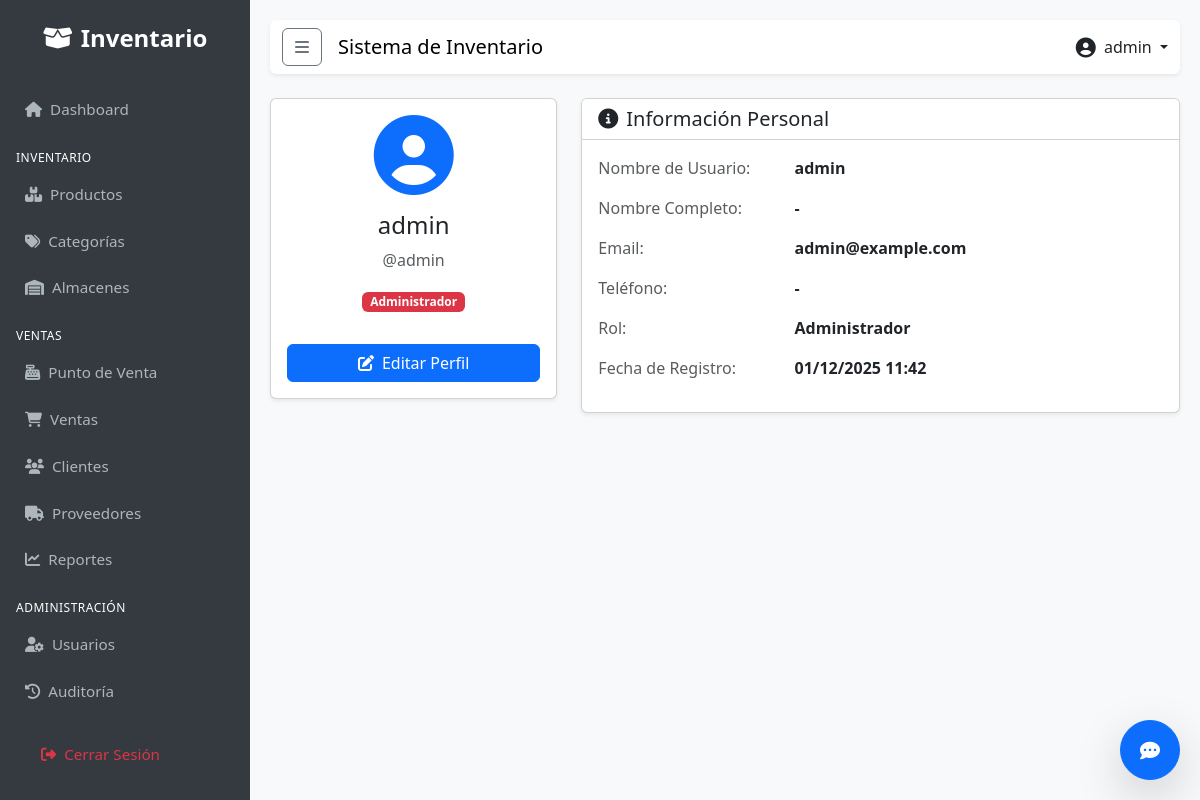
/users/profile/ (signed in), run on the app's committed database.
### apps/users/models.py (models this page shows, shortened)
class User(AbstractUser):
    class Role(models.TextChoices):
        ADMIN = 'ADMIN', _('Administrador')
        SELLER = 'SELLER', _('Vendedor')
        WAREHOUSE = 'WAREHOUSE', _('Almacenista')
    role = models.CharField(
        max_length=50,
        choices=Role.choices,
        default=Role.SELLER,
        verbose_name=_('Rol')
    )
    phone = models.CharField(max_length=20, blank=True, null=True, verbose_name=_('Teléfono'))
    class Meta:
        verbose_name = _('Usuario')
        verbose_name_plural = _('Usuarios')

### apps/users/views.py (the view)
# urls.py: path('profile/', ProfileView.as_view(), name='profile'),
class ProfileView(LoginRequiredMixin, TemplateView):
    template_name = 'users/profile.html'

### templates/users/profile.html (shortened to what this page needs)
{% extends 'base.html' %}
{% block content %}
<div class="row">
    <div class="col-md-4">
        <div class="card shadow-sm">
            <div class="card-body text-center">
                <div class="mb-3">
                    <i class="fas fa-user-circle fa-5x text-primary"></i>
                </div>
                <h4>{{ request.user.get_full_name|default:request.user.username }}</h4>
                <p class="text-muted">@{{ request.user.username }}</p>
                <span
                    class="badge {% if request.user.role == 'ADMIN' %}bg-danger{% elif request.user.role == 'SELLER' %}bg-primary{% else %}bg-info{% endif %} mb-3">
                    {{ request.user.get_role_display }}
                </span>
                <div class="d-grid gap-2 mt-3">
                    <a href="{% url 'users:profile_edit' %}" class="btn btn-primary">
                        <i class="fas fa-edit me-2"></i>Editar Perfil
                    </a>
                </div>
            </div>
        </div>
    </div>
    <div class="col-md-8">
        <div class="card shadow-sm">
            <div class="card-header bg-white">
                <h5 class="mb-0"><i class="fas fa-info-circle me-2"></i>Información Personal</h5>
            </div>
            <div class="card-body">
                <div class="row mb-3">
                    <div class="col-md-4 text-muted">Nombre de Usuario:</div>
                    <div class="col-md-8"><strong>{{ request.user.username }}</strong></div>
                </div>
                <div class="row mb-3">
                    <div class="col-md-4 text-muted">Nombre Completo:</div>
                    <div class="col-md-8"><strong>{{ request.user.get_full_name|default:"-" }}</strong></div>
                </div>
                <div class="row mb-3">
                    <div class="col-md-4 text-muted">Email:</div>
                    <div class="col-md-8"><strong>{{ request.user.email|default:"-" }}</strong></div>
                </div>
                <div class="row mb-3">
                    <div class="col-md-4 text-muted">Teléfono:</div>
                    <div class="col-md-8"><strong>{{ request.user.phone|default:"-" }}</strong></div>
                </div>
                <div class="row mb-3">
                    <div class="col-md-4 text-muted">Rol:</div>
                    <div class="col-md-8"><strong>{{ request.user.get_role_display }}</strong></div>
                </div>
                <div class="row mb-3">
                    <div class="col-md-4 text-muted">Fecha de Registro:</div>
                    <div class="col-md-8"><strong>{{ request.user.date_joined|date:"d/m/Y H:i" }}</strong></div>
                </div>
            </div>
        </div>
    </div>
</div>
{% endblock %}

### templates/base.html (shortened to what this page needs)
{% load static %}
<!DOCTYPE html>
<html lang="es">
<head>
    <link href="https://cdn.jsdelivr.net/npm/bootstrap@5.3.0/dist/css/bootstrap.min.css" rel="stylesheet">
    <link rel="stylesheet" href="https://cdnjs.cloudflare.com/ajax/libs/font-awesome/6.4.0/css/all.min.css">
</head>
<body>
    <div class="sidebar" id="sidebar">
        <div class="brand">
            <i class="fas fa-box-open me-2"></i>Inventario
        </div>
        <a href="{% url 'dashboard:index' %}"
            class="{% if request.resolver_match.app_name == 'dashboard' %}active{% endif %}">
            <i class="fas fa-home me-2"></i>Dashboard
        </a>
        <div class="sidebar-heading mt-3 px-3 mb-1">Inventario</div>
        <a href="{% url 'inventory:product_list' %}"
            class="{% if request.resolver_match.url_name == 'product_list' %}active{% endif %}">
            <i class="fas fa-boxes me-2"></i>Productos
        </a>
        <a href="{% url 'inventory:category_list' %}"
            class="{% if request.resolver_match.url_name == 'category_list' %}active{% endif %}">
            <i class="fas fa-tags me-2"></i>Categorías
        </a>
        <a href="{% url 'inventory:warehouse_list' %}"
            class="{% if request.resolver_match.url_name == 'warehouse_list' %}active{% endif %}">
            <i class="fas fa-warehouse me-2"></i>Almacenes
        </a>
        <div class="sidebar-heading mt-3 px-3 mb-1">Ventas</div>
        <a href="{% url 'sales:pos' %}" class="{% if request.resolver_match.url_name == 'pos' %}active{% endif %}">
            <i class="fas fa-cash-register me-2"></i>Punto de Venta
        </a>
        <a href="{% url 'sales:sale_list' %}"
            class="{% if request.resolver_match.url_name == 'sale_list' %}active{% endif %}">
            <i class="fas fa-shopping-cart me-2"></i>Ventas
        </a>
        <a href="{% url 'sales:client_list' %}"
            class="{% if request.resolver_match.url_name == 'client_list' %}active{% endif %}">
            <i class="fas fa-users me-2"></i>Clientes
        </a>
        <a href="{% url 'sales:supplier_list' %}"
            class="{% if request.resolver_match.url_name == 'supplier_list' %}active{% endif %}">
            <i class="fas fa-truck me-2"></i>Proveedores
        </a>
        <a href="{% url 'sales:sales_report' %}"
            class="{% if request.resolver_match.url_name == 'sales_report' %}active{% endif %}">
            <i class="fas fa-chart-line me-2"></i>Reportes
        </a>
        {% if user.is_superuser %}
        <div class="sidebar-heading mt-3 px-3 mb-1">Administración</div>
        <a href="{% url 'users:user_list' %}"
            class="{% if request.resolver_match.url_name == 'user_list' %}active{% endif %}">
            <i class="fas fa-user-cog me-2"></i>Usuarios
        </a>
        <a href="{% url 'users:audit_log' %}"
            class="{% if request.resolver_match.url_name == 'audit_log' %}active{% endif %}">
            <i class="fas fa-history me-2"></i>Auditoría
        </a>
        {% endif %}
        <div class="mt-auto p-3">
            <a href="{% url 'users:logout' %}" class="text-danger">
                <i class="fas fa-sign-out-alt me-2"></i>Cerrar Sesión
            </a>
        </div>
    </div>
    <div class="main-content">
        <nav class="navbar navbar-expand-lg navbar-light bg-white mb-4 shadow-sm rounded">
            <div class="container-fluid">
                <button class="btn btn-outline-secondary me-3" id="sidebarToggle">
                    <i class="fas fa-bars"></i>
                </button>
                <span class="navbar-brand mb-0 h1">Sistema de Inventario</span>
                <div class="ms-auto d-flex align-items-center">
                    <div class="dropdown">
                        <a class="nav-link dropdown-toggle" href="#" role="button" data-bs-toggle="dropdown">
                            <i class="fas fa-user-circle fa-lg me-1"></i> {{ user.username }}
                        </a>
                    </div>
                </div>
            </div>
        </nav>
        {% block content %}
        {% endblock %}
    </div>
    <div id="chat-widget" style="position: fixed; bottom: 20px; right: 20px; z-index: 1050;">
        <button id="chat-toggle" class="btn btn-primary rounded-circle shadow-lg" style="width: 60px; height: 60px;">
            <i class="fas fa-comment-dots fa-lg"></i>
        </button>
    </div>
</body>
</html>

### templates/base.html (style rules this page uses)
body { font-family: 'Segoe UI', Tahoma, Geneva, Verdana, sans-serif; background-color: #f8f9fa; }
.sidebar { height: 100vh; position: fixed; top: 0; left: 0; width: 250px; background-color: #343a40; padding-top: 20px; color: white; transition: all 0.3s; z-index: 1000; overflow-y: auto; }
.sidebar a { padding: 12px 25px; text-decoration: none; font-size: 0.95rem; color: #adb5bd; display: block; transition: 0.3s; }
.sidebar .brand { font-size: 1.5rem; text-align: center; margin-bottom: 30px; color: white; font-weight: bold; }
.sidebar-heading { font-size: 0.75rem; text-transform: uppercase; letter-spacing: 0.5px; }
.main-content { margin-left: 250px; padding: 20px; transition: all 0.3s; }

### data on the page
User: username "admin", user.get_full_name "admin", user.username "admin", user.role "Administrador", user.get_full_name "-", user.email "admin@example.com", user.phone "-", user.date_joined "01/12/2025 11:42"
